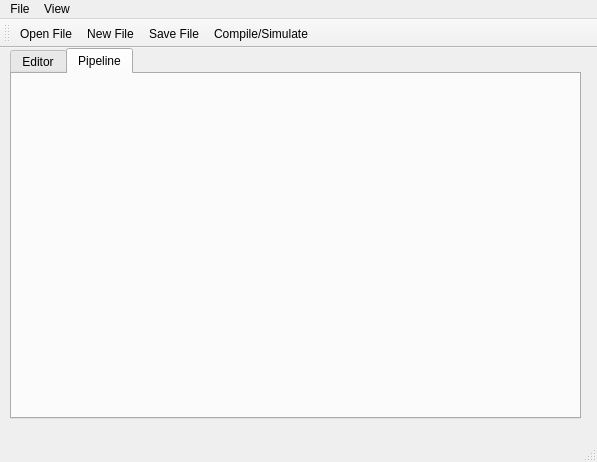
<?xml version="1.0" encoding="UTF-8"?>
<ui version="4.0">
 <class>MainWindow</class>
 <widget class="QMainWindow" name="MainWindow">
  <property name="geometry">
   <rect>
    <x>0</x>
    <y>0</y>
    <width>597</width>
    <height>462</height>
   </rect>
  </property>
  <property name="sizePolicy">
   <sizepolicy hsizetype="Maximum" vsizetype="Maximum">
    <horstretch>0</horstretch>
    <verstretch>0</verstretch>
   </sizepolicy>
  </property>
  <property name="windowTitle">
   <string>MainWindow</string>
  </property>
  <widget class="QWidget" name="centralWidget">
   <widget class="QTabWidget" name="tabWidget">
    <property name="geometry">
     <rect>
      <x>10</x>
      <y>0</y>
      <width>571</width>
      <height>371</height>
     </rect>
    </property>
    <property name="currentIndex">
     <number>1</number>
    </property>
    <widget class="QWidget" name="Editor">
     <attribute name="title">
      <string>Editor</string>
     </attribute>
     <widget class="QWidget" name="horizontalLayoutWidget">
      <property name="geometry">
       <rect>
        <x>10</x>
        <y>10</y>
        <width>541</width>
        <height>321</height>
       </rect>
      </property>
      <layout class="QHBoxLayout" name="horizontalLayout_2">
       <item>
        <widget class="QTextEdit" name="codeEditor"/>
       </item>
      </layout>
     </widget>
    </widget>
    <widget class="QWidget" name="Pipeline">
     <attribute name="title">
      <string>Pipeline</string>
     </attribute>
    </widget>
   </widget>
  </widget>
  <widget class="QMenuBar" name="menuBar">
   <property name="geometry">
    <rect>
     <x>0</x>
     <y>0</y>
     <width>597</width>
     <height>21</height>
    </rect>
   </property>
   <widget class="QMenu" name="menuFile">
    <property name="title">
     <string>File</string>
    </property>
   </widget>
   <widget class="QMenu" name="menuView">
    <property name="title">
     <string>View</string>
    </property>
   </widget>
   <addaction name="menuFile"/>
   <addaction name="menuView"/>
  </widget>
  <widget class="QToolBar" name="mainToolBar">
   <attribute name="toolBarArea">
    <enum>TopToolBarArea</enum>
   </attribute>
   <attribute name="toolBarBreak">
    <bool>false</bool>
   </attribute>
   <addaction name="actionOpen_File"/>
   <addaction name="actionNew_File"/>
   <addaction name="actionSave_File"/>
   <addaction name="actionCompile_Simulate"/>
  </widget>
  <widget class="QStatusBar" name="statusBar"/>
  <action name="actionOpen_File">
   <property name="icon">
    <iconset>
     <normaloff>folder_orange_open.png</normaloff>folder_orange_open.png</iconset>
   </property>
   <property name="text">
    <string>Open File</string>
   </property>
  </action>
  <action name="actionNew_File">
   <property name="icon">
    <iconset>
     <normaloff>new-file.png</normaloff>new-file.png</iconset>
   </property>
   <property name="text">
    <string>New File</string>
   </property>
   <property name="toolTip">
    <string>New File</string>
   </property>
  </action>
  <action name="actionSave_File">
   <property name="icon">
    <iconset>
     <normaloff>save_all.png</normaloff>save_all.png</iconset>
   </property>
   <property name="text">
    <string>Save File</string>
   </property>
   <property name="toolTip">
    <string>Save File</string>
   </property>
  </action>
  <action name="actionCompile_Simulate">
   <property name="icon">
    <iconset>
     <normaloff>compfile.png</normaloff>compfile.png</iconset>
   </property>
   <property name="text">
    <string>Compile/Simulate</string>
   </property>
   <property name="toolTip">
    <string>Compile/Simulate</string>
   </property>
  </action>
 </widget>
 <layoutdefault spacing="6" margin="11"/>
 <resources/>
 <connections/>
</ui>
